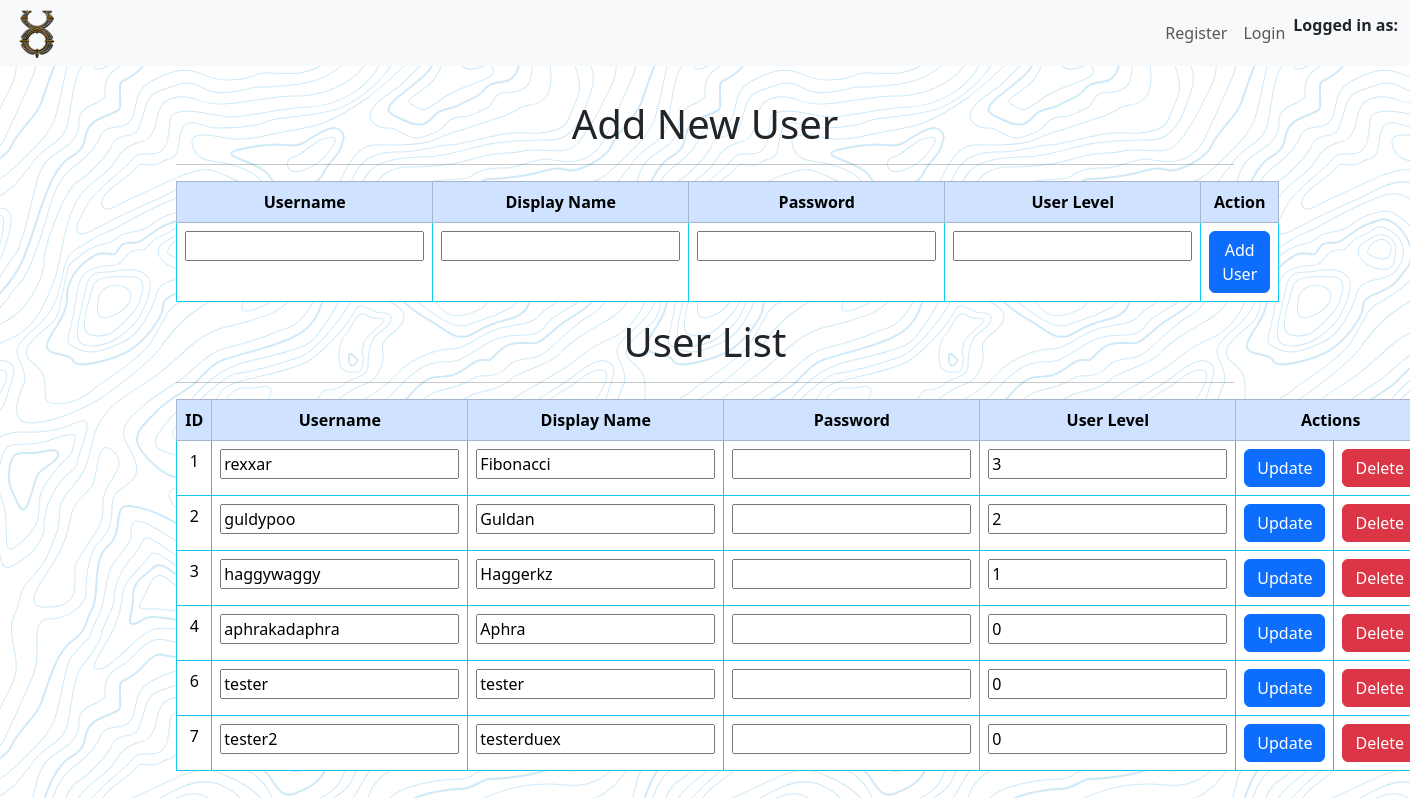
The app's page /a_users, older data.
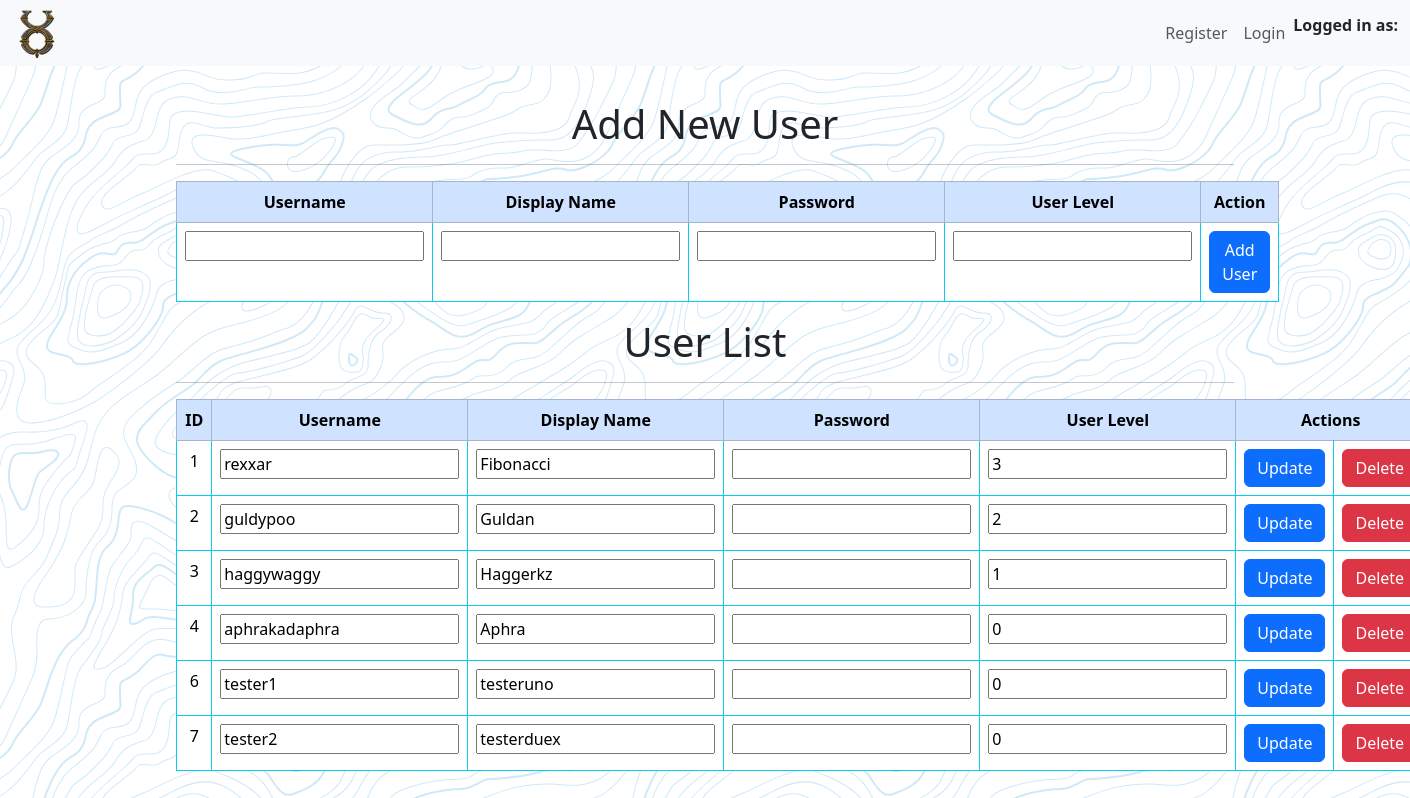
The same page, newer data.
### tables this page shows
CREATE TABLE users (
    id INTEGER PRIMARY KEY AUTOINCREMENT,
    username TEXT NOT NULL,
    password TEXT NOT NULL,
    is_admin INTEGER NOT NULL DEFAULT 0
, sel_lock BOOLEAN DEFAULT (0) NOT NULL, display_name TEXT);

### app.py (the view)
@app.route('/a_users')
def a_users():
    users_data = select_all_users()
    return render_template('a_users.html', users_data=users_data)

### app.py (called while the page is built)
@app.before_request
def authentication():
    if 'id' in session:
        user_data = get_user_data()
        selection_toggle = check_selection_toggle()
        g.is_admin = user_data['is_admin']
        g.sel_lock = user_data['sel_lock']
        g.display_name = user_data['display_name']
        g.selection_toggle = selection_toggle['selections_toggle']

### helpers.py (called while the page is built)
def connect_to_database(database_name):
    conn = sqlite3.connect(database_name)
    conn.row_factory = sqlite3.Row
    cursor = conn.cursor()
    return conn, cursor

### users.py (called while the page is built)
def select_all_users(user_id=None):
    conn, cursor = connect_to_database('uonew.db')
    if user_id:
        cursor.execute("SELECT * FROM users WHERE id =?", (user_id,))
    else:
        cursor.execute("SELECT * FROM users")
    users_data = cursor.fetchall()
    conn.close()
    return users_data

### templates/a_users.html (shortened to what this page needs)
{% extends "index.html" %}
{% block nav %}
    <nav class="navbar navbar-expand-lg bg-body-tertiary fixed-top">
        <div class="container-fluid">
            <img src="{{ url_for('static', filename='images/uo.png') }}" alt="UO Icon" class="small-image">
            <div class="collapse navbar-collapse" id="navbarSupportedContent">
                <ul class="navbar-nav mb-2 mb-lg-0 right-align">
                    <li class="nav-item">
                        <a class="nav-link" href="register">Register</a>
                    </li>
                    <li class="nav-item">
                        <a class="nav-link" href="login">Login</a>
                    </li>
                </ul>
            </div>
            <b class="nav-item">Logged in as: <p style="color:blue; text-align:center;">{{ g.display_name }}</p></b>
        </div>
    </nav>
{% endblock %}
{% block content %}
    <div class="spacer"></div>
    <div class="a_users_table">
        <h1>Add New User</h1>
        <hr>
        <table class="table table-bordered border-info">
            <thead class="table-primary">
                <tr>
                    <th>Username</th>
                    <th>Display Name</th>
                    <th>Password</th>
                    <th>User Level</th>
                    <th>Action</th>
                </tr>
            </thead>
            <tbody>
                <tr>
                    <form action="{{ url_for('admin_add_user') }}" method="post">
                        <td><input type="text" name="username"></td>
                        <td><input type="text" name="displayname"></td>
                        <td><input type="text" name="password"></td>
                        <td><input type="number" name="user_level"></td>
                        <td><button type="submit" class="btn btn-primary" onclick="return confirm('Are you sure?')">Add User</button></td>
                    </form>
                </tr>
            </tbody>
        </table>
    </div>
    <div class="a_users_table">
        <h1>User List</h1>
        <hr>
        <table class="table table-bordered border-info">
            <thead class="table-primary">
                <tr>
                    <th>ID</th>
                    <th>Username</th>
                    <th>Display Name</th>
                    <th>Password</th>
                    <th>User Level</th>
                    <th colspan="2">Actions</th>
                </tr>
            </thead>
            <tbody>
                {% for user in users_data %}
                    <tr>
                        <form action="{{ url_for('admin_update_user') }}" method="post">
                            <td><input type="hidden" name="id" value="{{ user['id'] }}">{{ user['id'] }}</td>
                            <td><input type="text" name="username" value="{{ user['username'] }}"></td>
                            <td><input type="text" name="display_name" value="{{ user['display_name'] }}"></td>
                            <td><input type="text" name="password"></td>
                            <td><input type="number" name="user_level" value="{{ user['is_admin'] }}"></td>
                            <td><button type="submit" class="btn btn-primary" onclick="return confirm('Are you sure?')">Update</button></td>
                        </form>
                        <form action="{{ url_for('delete_a_user') }}" method="post">
                            <td><button type="submit" class="btn btn-danger" onclick="return confirm('Are you sure you want to delete?')">Delete</button></td>
                        </form>
                    </tr>
                {% endfor %}
            </tbody>
        </table>
    </div>
{% endblock %}

### templates/index.html (shortened to what this page needs)
<!DOCTYPE html>
<html lang="en">
<head>
    <link href="https://cdn.jsdelivr.net/npm/bootstrap@5.3.2/dist/css/bootstrap.min.css" rel="stylesheet">
    <link rel="stylesheet" type="text/css" href="{{ url_for('static', filename='style.css') }}">
    <link href="https://cdn.jsdelivr.net/npm/bootstrap-table@1.22.3/dist/bootstrap-table.min.css" rel="stylesheet">
</head>
<body>
    <header>
        <nav>
            {% block nav %}{% endblock %}
        </nav>
    </header>
    <main>
        {% block content %}{% endblock %}
    </main>
</body>
</html>

Row changes from the older to the newer data that the page shows:
changed users id 6: username "tester" → "tester1"; display_name "tester" → "testeruno"
